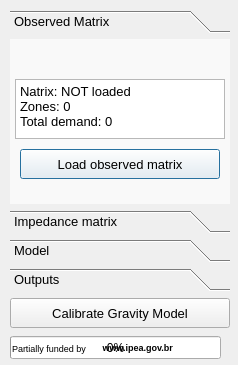
<?xml version="1.0" encoding="UTF-8"?>
<ui version="4.0">
 <class>gravity_calibration</class>
 <widget class="QDialog" name="gravity_calibration">
  <property name="geometry">
   <rect>
    <x>0</x>
    <y>0</y>
    <width>238</width>
    <height>365</height>
   </rect>
  </property>
  <property name="windowTitle">
   <string>Calibrate gravity model</string>
  </property>
  <widget class="QToolBox" name="r_2">
   <property name="geometry">
    <rect>
     <x>10</x>
     <y>10</y>
     <width>220</width>
     <height>281</height>
    </rect>
   </property>
   <property name="palette">
    <palette>
     <active>
      <colorrole role="Button">
       <brush brushstyle="SolidPattern">
        <color alpha="255">
         <red>249</red>
         <green>249</green>
         <blue>249</blue>
        </color>
       </brush>
      </colorrole>
     </active>
     <inactive>
      <colorrole role="Button">
       <brush brushstyle="SolidPattern">
        <color alpha="255">
         <red>249</red>
         <green>249</green>
         <blue>249</blue>
        </color>
       </brush>
      </colorrole>
     </inactive>
     <disabled>
      <colorrole role="Button">
       <brush brushstyle="SolidPattern">
        <color alpha="255">
         <red>249</red>
         <green>249</green>
         <blue>249</blue>
        </color>
       </brush>
      </colorrole>
     </disabled>
    </palette>
   </property>
   <property name="font">
    <font>
     <pointsize>10</pointsize>
    </font>
   </property>
   <property name="currentIndex">
    <number>0</number>
   </property>
   <widget class="QWidget" name="page">
    <property name="geometry">
     <rect>
      <x>0</x>
      <y>0</y>
      <width>220</width>
      <height>153</height>
     </rect>
    </property>
    <attribute name="label">
     <string>Observed Matrix</string>
    </attribute>
    <widget class="QPushButton" name="but_load_observed">
     <property name="geometry">
      <rect>
       <x>10</x>
       <y>110</y>
       <width>200</width>
       <height>30</height>
      </rect>
     </property>
     <property name="font">
      <font>
       <pointsize>10</pointsize>
      </font>
     </property>
     <property name="text">
      <string>Load observed matrix</string>
     </property>
    </widget>
    <widget class="QTextEdit" name="report_observed">
     <property name="geometry">
      <rect>
       <x>5</x>
       <y>40</y>
       <width>210</width>
       <height>60</height>
      </rect>
     </property>
     <property name="html">
      <string>&lt;!DOCTYPE HTML PUBLIC &quot;-//W3C//DTD HTML 4.0//EN&quot; &quot;http://www.w3.org/TR/REC-html40/strict.dtd&quot;&gt;
&lt;html&gt;&lt;head&gt;&lt;meta name=&quot;qrichtext&quot; content=&quot;1&quot; /&gt;&lt;style type=&quot;text/css&quot;&gt;
p, li { white-space: pre-wrap; }
&lt;/style&gt;&lt;/head&gt;&lt;body style=&quot; font-family:'Noto Sans'; font-size:10pt; font-weight:400; font-style:normal;&quot;&gt;
&lt;p style=&quot; margin-top:0px; margin-bottom:0px; margin-left:0px; margin-right:0px; -qt-block-indent:0; text-indent:0px;&quot;&gt;&lt;span style=&quot; font-family:'MS Shell Dlg 2';&quot;&gt;Natrix: NOT loaded&lt;/span&gt;&lt;/p&gt;
&lt;p style=&quot; margin-top:0px; margin-bottom:0px; margin-left:0px; margin-right:0px; -qt-block-indent:0; text-indent:0px;&quot;&gt;&lt;span style=&quot; font-family:'MS Shell Dlg 2';&quot;&gt;Zones: 0&lt;/span&gt;&lt;/p&gt;
&lt;p style=&quot; margin-top:0px; margin-bottom:0px; margin-left:0px; margin-right:0px; -qt-block-indent:0; text-indent:0px;&quot;&gt;&lt;span style=&quot; font-family:'MS Shell Dlg 2';&quot;&gt;Total demand: 0&lt;/span&gt;&lt;/p&gt;&lt;/body&gt;&lt;/html&gt;</string>
     </property>
    </widget>
    <widget class="QLabel" name="lbl_observed">
     <property name="geometry">
      <rect>
       <x>189</x>
       <y>0</y>
       <width>31</width>
       <height>31</height>
      </rect>
     </property>
     <property name="palette">
      <palette>
       <active>
        <colorrole role="ButtonText">
         <brush brushstyle="SolidPattern">
          <color alpha="255">
           <red>255</red>
           <green>0</green>
           <blue>0</blue>
          </color>
         </brush>
        </colorrole>
        <colorrole role="ToolTipText">
         <brush brushstyle="SolidPattern">
          <color alpha="255">
           <red>0</red>
           <green>0</green>
           <blue>0</blue>
          </color>
         </brush>
        </colorrole>
       </active>
       <inactive>
        <colorrole role="ButtonText">
         <brush brushstyle="SolidPattern">
          <color alpha="255">
           <red>255</red>
           <green>0</green>
           <blue>0</blue>
          </color>
         </brush>
        </colorrole>
        <colorrole role="ToolTipText">
         <brush brushstyle="SolidPattern">
          <color alpha="255">
           <red>0</red>
           <green>0</green>
           <blue>0</blue>
          </color>
         </brush>
        </colorrole>
       </inactive>
       <disabled>
        <colorrole role="ButtonText">
         <brush brushstyle="SolidPattern">
          <color alpha="255">
           <red>120</red>
           <green>120</green>
           <blue>120</blue>
          </color>
         </brush>
        </colorrole>
        <colorrole role="ToolTipText">
         <brush brushstyle="SolidPattern">
          <color alpha="255">
           <red>0</red>
           <green>0</green>
           <blue>0</blue>
          </color>
         </brush>
        </colorrole>
       </disabled>
      </palette>
     </property>
     <property name="font">
      <font>
       <family>Wingdings 2</family>
       <pointsize>36</pointsize>
      </font>
     </property>
     <property name="pixmap">
      <pixmap>../icons/error.png</pixmap>
     </property>
    </widget>
   </widget>
   <widget class="QWidget" name="page_4">
    <property name="geometry">
     <rect>
      <x>0</x>
      <y>0</y>
      <width>220</width>
      <height>153</height>
     </rect>
    </property>
    <attribute name="label">
     <string>Impedance matrix</string>
    </attribute>
    <widget class="QPushButton" name="but_load_impedance">
     <property name="geometry">
      <rect>
       <x>10</x>
       <y>110</y>
       <width>200</width>
       <height>30</height>
      </rect>
     </property>
     <property name="font">
      <font>
       <pointsize>10</pointsize>
      </font>
     </property>
     <property name="text">
      <string>Impedance matrix</string>
     </property>
    </widget>
    <widget class="QTextEdit" name="report_impedance">
     <property name="geometry">
      <rect>
       <x>5</x>
       <y>40</y>
       <width>210</width>
       <height>60</height>
      </rect>
     </property>
     <property name="html">
      <string>&lt;!DOCTYPE HTML PUBLIC &quot;-//W3C//DTD HTML 4.0//EN&quot; &quot;http://www.w3.org/TR/REC-html40/strict.dtd&quot;&gt;
&lt;html&gt;&lt;head&gt;&lt;meta name=&quot;qrichtext&quot; content=&quot;1&quot; /&gt;&lt;style type=&quot;text/css&quot;&gt;
p, li { white-space: pre-wrap; }
&lt;/style&gt;&lt;/head&gt;&lt;body style=&quot; font-family:'Noto Sans'; font-size:10pt; font-weight:400; font-style:normal;&quot;&gt;
&lt;p style=&quot; margin-top:0px; margin-bottom:0px; margin-left:0px; margin-right:0px; -qt-block-indent:0; text-indent:0px;&quot;&gt;&lt;span style=&quot; font-family:'MS Shell Dlg 2';&quot;&gt;Matrix: NOT loaded&lt;/span&gt;&lt;/p&gt;
&lt;p style=&quot; margin-top:0px; margin-bottom:0px; margin-left:0px; margin-right:0px; -qt-block-indent:0; text-indent:0px;&quot;&gt;&lt;span style=&quot; font-family:'MS Shell Dlg 2';&quot;&gt;Dimensions: 0&lt;/span&gt;&lt;/p&gt;&lt;/body&gt;&lt;/html&gt;</string>
     </property>
    </widget>
    <widget class="QLabel" name="lbl_imped">
     <property name="geometry">
      <rect>
       <x>189</x>
       <y>0</y>
       <width>31</width>
       <height>31</height>
      </rect>
     </property>
     <property name="palette">
      <palette>
       <active>
        <colorrole role="ButtonText">
         <brush brushstyle="SolidPattern">
          <color alpha="255">
           <red>255</red>
           <green>0</green>
           <blue>0</blue>
          </color>
         </brush>
        </colorrole>
        <colorrole role="ToolTipText">
         <brush brushstyle="SolidPattern">
          <color alpha="255">
           <red>0</red>
           <green>0</green>
           <blue>0</blue>
          </color>
         </brush>
        </colorrole>
       </active>
       <inactive>
        <colorrole role="ButtonText">
         <brush brushstyle="SolidPattern">
          <color alpha="255">
           <red>255</red>
           <green>0</green>
           <blue>0</blue>
          </color>
         </brush>
        </colorrole>
        <colorrole role="ToolTipText">
         <brush brushstyle="SolidPattern">
          <color alpha="255">
           <red>0</red>
           <green>0</green>
           <blue>0</blue>
          </color>
         </brush>
        </colorrole>
       </inactive>
       <disabled>
        <colorrole role="ButtonText">
         <brush brushstyle="SolidPattern">
          <color alpha="255">
           <red>120</red>
           <green>120</green>
           <blue>120</blue>
          </color>
         </brush>
        </colorrole>
        <colorrole role="ToolTipText">
         <brush brushstyle="SolidPattern">
          <color alpha="255">
           <red>0</red>
           <green>0</green>
           <blue>0</blue>
          </color>
         </brush>
        </colorrole>
       </disabled>
      </palette>
     </property>
     <property name="font">
      <font>
       <family>Wingdings 2</family>
       <pointsize>36</pointsize>
      </font>
     </property>
     <property name="text">
      <string>O</string>
     </property>
    </widget>
   </widget>
   <widget class="QWidget" name="page_2">
    <property name="geometry">
     <rect>
      <x>0</x>
      <y>0</y>
      <width>220</width>
      <height>153</height>
     </rect>
    </property>
    <attribute name="label">
     <string>Model</string>
    </attribute>
    <widget class="QRadioButton" name="radio_gamma">
     <property name="geometry">
      <rect>
       <x>20</x>
       <y>10</y>
       <width>161</width>
       <height>16</height>
      </rect>
     </property>
     <property name="text">
      <string>Gamma Function</string>
     </property>
    </widget>
    <widget class="QRadioButton" name="radio_expo">
     <property name="geometry">
      <rect>
       <x>20</x>
       <y>37</y>
       <width>161</width>
       <height>16</height>
      </rect>
     </property>
     <property name="text">
      <string>Negative Exponential</string>
     </property>
    </widget>
    <widget class="QRadioButton" name="radio_power">
     <property name="geometry">
      <rect>
       <x>20</x>
       <y>64</y>
       <width>161</width>
       <height>16</height>
      </rect>
     </property>
     <property name="text">
      <string>Inverse Power</string>
     </property>
    </widget>
    <widget class="QRadioButton" name="radio_friction">
     <property name="geometry">
      <rect>
       <x>20</x>
       <y>91</y>
       <width>161</width>
       <height>16</height>
      </rect>
     </property>
     <property name="text">
      <string>Friction Factors</string>
     </property>
    </widget>
    <widget class="QLabel" name="lbl_par">
     <property name="geometry">
      <rect>
       <x>189</x>
       <y>0</y>
       <width>31</width>
       <height>31</height>
      </rect>
     </property>
     <property name="palette">
      <palette>
       <active>
        <colorrole role="ButtonText">
         <brush brushstyle="SolidPattern">
          <color alpha="255">
           <red>255</red>
           <green>0</green>
           <blue>0</blue>
          </color>
         </brush>
        </colorrole>
        <colorrole role="ToolTipText">
         <brush brushstyle="SolidPattern">
          <color alpha="255">
           <red>0</red>
           <green>0</green>
           <blue>0</blue>
          </color>
         </brush>
        </colorrole>
       </active>
       <inactive>
        <colorrole role="ButtonText">
         <brush brushstyle="SolidPattern">
          <color alpha="255">
           <red>255</red>
           <green>0</green>
           <blue>0</blue>
          </color>
         </brush>
        </colorrole>
        <colorrole role="ToolTipText">
         <brush brushstyle="SolidPattern">
          <color alpha="255">
           <red>0</red>
           <green>0</green>
           <blue>0</blue>
          </color>
         </brush>
        </colorrole>
       </inactive>
       <disabled>
        <colorrole role="ButtonText">
         <brush brushstyle="SolidPattern">
          <color alpha="255">
           <red>120</red>
           <green>120</green>
           <blue>120</blue>
          </color>
         </brush>
        </colorrole>
        <colorrole role="ToolTipText">
         <brush brushstyle="SolidPattern">
          <color alpha="255">
           <red>0</red>
           <green>0</green>
           <blue>0</blue>
          </color>
         </brush>
        </colorrole>
       </disabled>
      </palette>
     </property>
     <property name="font">
      <font>
       <family>Wingdings 2</family>
       <pointsize>36</pointsize>
      </font>
     </property>
     <property name="text">
      <string>O</string>
     </property>
    </widget>
   </widget>
   <widget class="QWidget" name="page_5">
    <property name="geometry">
     <rect>
      <x>0</x>
      <y>0</y>
      <width>220</width>
      <height>153</height>
     </rect>
    </property>
    <attribute name="label">
     <string>Outputs</string>
    </attribute>
    <widget class="QPushButton" name="but_choose_output_name">
     <property name="geometry">
      <rect>
       <x>226</x>
       <y>140</y>
       <width>140</width>
       <height>25</height>
      </rect>
     </property>
     <property name="text">
      <string>Choose Output</string>
     </property>
    </widget>
    <widget class="QTextEdit" name="report_output">
     <property name="geometry">
      <rect>
       <x>5</x>
       <y>40</y>
       <width>210</width>
       <height>60</height>
      </rect>
     </property>
     <property name="html">
      <string>&lt;!DOCTYPE HTML PUBLIC &quot;-//W3C//DTD HTML 4.0//EN&quot; &quot;http://www.w3.org/TR/REC-html40/strict.dtd&quot;&gt;
&lt;html&gt;&lt;head&gt;&lt;meta name=&quot;qrichtext&quot; content=&quot;1&quot; /&gt;&lt;style type=&quot;text/css&quot;&gt;
p, li { white-space: pre-wrap; }
&lt;/style&gt;&lt;/head&gt;&lt;body style=&quot; font-family:'Noto Sans'; font-size:10pt; font-weight:400; font-style:normal;&quot;&gt;
&lt;p style=&quot; margin-top:0px; margin-bottom:0px; margin-left:0px; margin-right:0px; -qt-block-indent:0; text-indent:0px;&quot;&gt;&lt;span style=&quot; font-family:'MS Shell Dlg 2';&quot;&gt;XXXXXXXXXXXXXXXXXXXXXXXXXXXXXXXXXXXXXXXX&lt;/span&gt;&lt;/p&gt;&lt;/body&gt;&lt;/html&gt;</string>
     </property>
    </widget>
    <widget class="QPushButton" name="but_select_output">
     <property name="geometry">
      <rect>
       <x>10</x>
       <y>110</y>
       <width>200</width>
       <height>30</height>
      </rect>
     </property>
     <property name="font">
      <font>
       <pointsize>10</pointsize>
      </font>
     </property>
     <property name="text">
      <string>Select Output</string>
     </property>
    </widget>
    <widget class="QLabel" name="lbl_output">
     <property name="geometry">
      <rect>
       <x>189</x>
       <y>0</y>
       <width>31</width>
       <height>31</height>
      </rect>
     </property>
     <property name="palette">
      <palette>
       <active>
        <colorrole role="ButtonText">
         <brush brushstyle="SolidPattern">
          <color alpha="255">
           <red>255</red>
           <green>0</green>
           <blue>0</blue>
          </color>
         </brush>
        </colorrole>
        <colorrole role="ToolTipText">
         <brush brushstyle="SolidPattern">
          <color alpha="255">
           <red>0</red>
           <green>0</green>
           <blue>0</blue>
          </color>
         </brush>
        </colorrole>
       </active>
       <inactive>
        <colorrole role="ButtonText">
         <brush brushstyle="SolidPattern">
          <color alpha="255">
           <red>255</red>
           <green>0</green>
           <blue>0</blue>
          </color>
         </brush>
        </colorrole>
        <colorrole role="ToolTipText">
         <brush brushstyle="SolidPattern">
          <color alpha="255">
           <red>0</red>
           <green>0</green>
           <blue>0</blue>
          </color>
         </brush>
        </colorrole>
       </inactive>
       <disabled>
        <colorrole role="ButtonText">
         <brush brushstyle="SolidPattern">
          <color alpha="255">
           <red>120</red>
           <green>120</green>
           <blue>120</blue>
          </color>
         </brush>
        </colorrole>
        <colorrole role="ToolTipText">
         <brush brushstyle="SolidPattern">
          <color alpha="255">
           <red>0</red>
           <green>0</green>
           <blue>0</blue>
          </color>
         </brush>
        </colorrole>
       </disabled>
      </palette>
     </property>
     <property name="font">
      <font>
       <family>Wingdings 2</family>
       <pointsize>36</pointsize>
      </font>
     </property>
     <property name="text">
      <string>O</string>
     </property>
    </widget>
   </widget>
  </widget>
  <widget class="QLabel" name="lbl_funding2">
   <property name="geometry">
    <rect>
     <x>100</x>
     <y>337</y>
     <width>101</width>
     <height>21</height>
    </rect>
   </property>
   <property name="font">
    <font>
     <pointsize>7</pointsize>
     <weight>75</weight>
     <bold>true</bold>
    </font>
   </property>
   <property name="text">
    <string> www.ipea.gov.br</string>
   </property>
   <property name="textFormat">
    <enum>Qt::PlainText</enum>
   </property>
  </widget>
  <widget class="QProgressBar" name="progressbar">
   <property name="enabled">
    <bool>true</bool>
   </property>
   <property name="geometry">
    <rect>
     <x>10</x>
     <y>336</y>
     <width>211</width>
     <height>23</height>
    </rect>
   </property>
   <property name="palette">
    <palette>
     <active>
      <colorrole role="Highlight">
       <brush brushstyle="SolidPattern">
        <color alpha="255">
         <red>0</red>
         <green>170</green>
         <blue>0</blue>
        </color>
       </brush>
      </colorrole>
     </active>
     <inactive>
      <colorrole role="Highlight">
       <brush brushstyle="SolidPattern">
        <color alpha="255">
         <red>240</red>
         <green>240</green>
         <blue>240</blue>
        </color>
       </brush>
      </colorrole>
     </inactive>
     <disabled>
      <colorrole role="Highlight">
       <brush brushstyle="SolidPattern">
        <color alpha="255">
         <red>51</red>
         <green>153</green>
         <blue>255</blue>
        </color>
       </brush>
      </colorrole>
     </disabled>
    </palette>
   </property>
   <property name="value">
    <number>0</number>
   </property>
   <property name="textVisible">
    <bool>true</bool>
   </property>
  </widget>
  <widget class="QLabel" name="lbl_funding1">
   <property name="geometry">
    <rect>
     <x>12</x>
     <y>338</y>
     <width>101</width>
     <height>20</height>
    </rect>
   </property>
   <property name="font">
    <font>
     <pointsize>7</pointsize>
    </font>
   </property>
   <property name="text">
    <string>Partially funded by</string>
   </property>
  </widget>
  <widget class="QPushButton" name="but_calibrate_gravity">
   <property name="geometry">
    <rect>
     <x>10</x>
     <y>298</y>
     <width>220</width>
     <height>30</height>
    </rect>
   </property>
   <property name="font">
    <font>
     <pointsize>10</pointsize>
    </font>
   </property>
   <property name="text">
    <string>Calibrate Gravity Model</string>
   </property>
  </widget>
  <zorder>progressbar</zorder>
  <zorder>r_2</zorder>
  <zorder>lbl_funding2</zorder>
  <zorder>lbl_funding1</zorder>
  <zorder>but_calibrate_gravity</zorder>
 </widget>
 <resources/>
 <connections/>
</ui>
